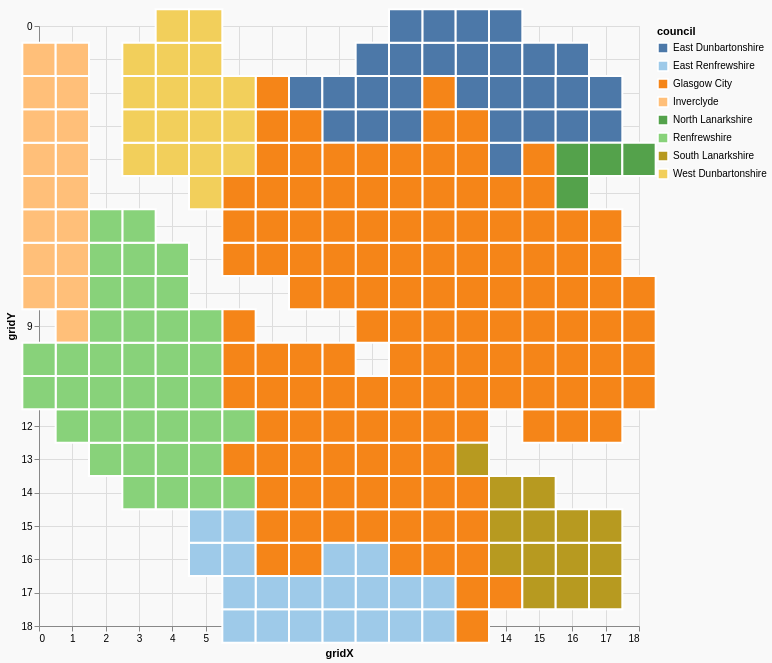

Specify this chart in Vega-Lite:
### Vega-Lite specification from a JSON file in a GitHub repository (floating-point values rounded to 4 significant figures; data arrays with more than 128 entries replaced by an {"elided": "..."} marker saying what was removed)
{"$schema": "https://vega.github.io/schema/vega-lite/v5.json", "config": {"view": {}}, "background": "#f9f9f9", "width": 600, "height": 600, "data": {"values": {"elided": "272 records"}}, "layer": [{"encoding": {"x": {"field": "gridX", "type": "quantitative", "scale": {"nice": false, "domain": [0, 18]}}, "y": {"field": "gridY", "type": "quantitative", "sort": "descending", "scale": {"nice": false, "domain": [0, 18]}}, "color": {"field": "council", "type": "nominal", "scale": {"scheme": "tableau20"}}, "tooltip": [{"field": "regionName", "type": "nominal"}, {"field": "council", "type": "nominal"}]}, "mark": {"type": "square", "stroke": "white", "opacity": 1, "size": 1111.0, "strokeWidth": 2}}]}
